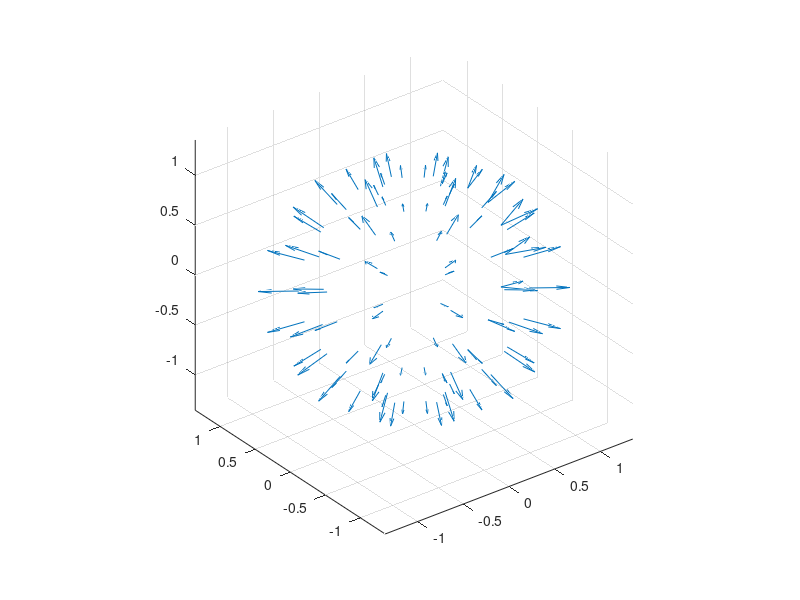
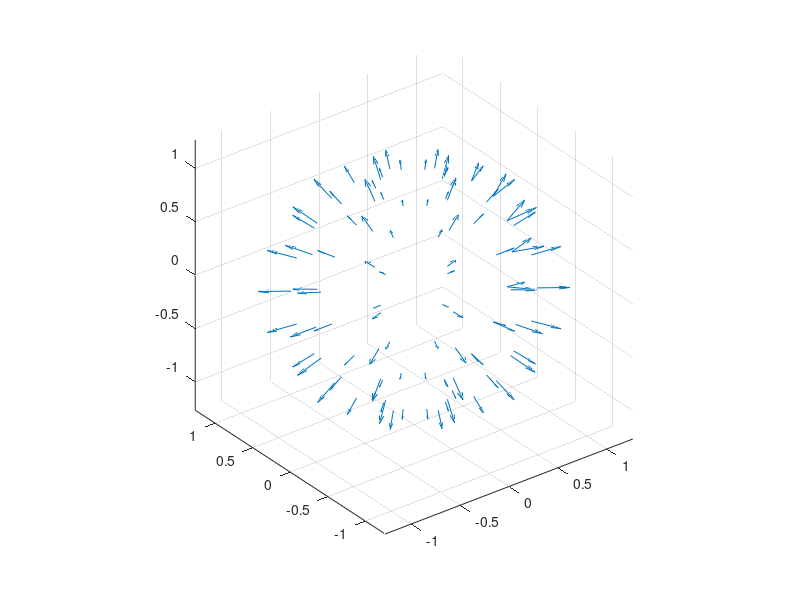

Source code (MATLAB) for these figures, in order:
[X,Y,Z] = sphere(10);
[U,V,W] = surfnorm(X,Y,Z);
quiver3(X,Y,Z,U,V,W,0)
axis equal;
figure
quiver3(X,Y,Z,U,V,W)
axis equal;
